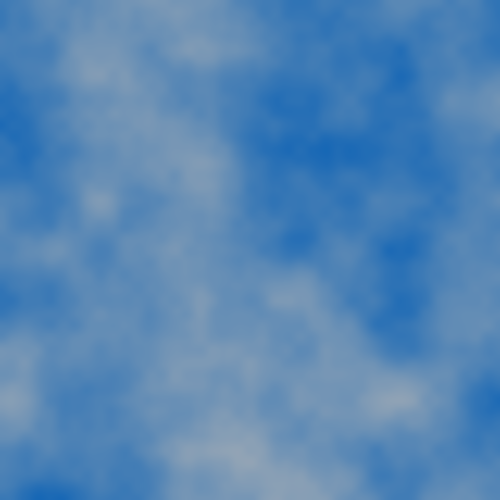
Frame 1 (no input)
Frame 60 (the mouse pressed at the canvas centre just before this capture): identical to frame 1, image omitted
Frame 120 (the mouse held since frame 60 and released just before this capture): identical to frame 1, image omitted

The Processing sketch that drew this single still picture (run headless with seeded random() and noise(); from frame 60 on, the mouse is pressed at the canvas centre):

// Processing sketch: sketch_005_pde
// ── sketch_005_pde.pde
float noiseX=0,noiseY=100;
void setup(){
  size(500,500);
}

void draw(){
  background(0);
  noiseY=100;
  for(int i=0;i<height;i++){
    noiseX=100;
   for(int j=0;j<width;j++){
     float c=noise(noiseX,noiseY);
     stroke(255*c,130+125*c,255);
     point(i,j);
     noiseX+=0.01;
   }
   noiseY+=0.01;
  }
}
